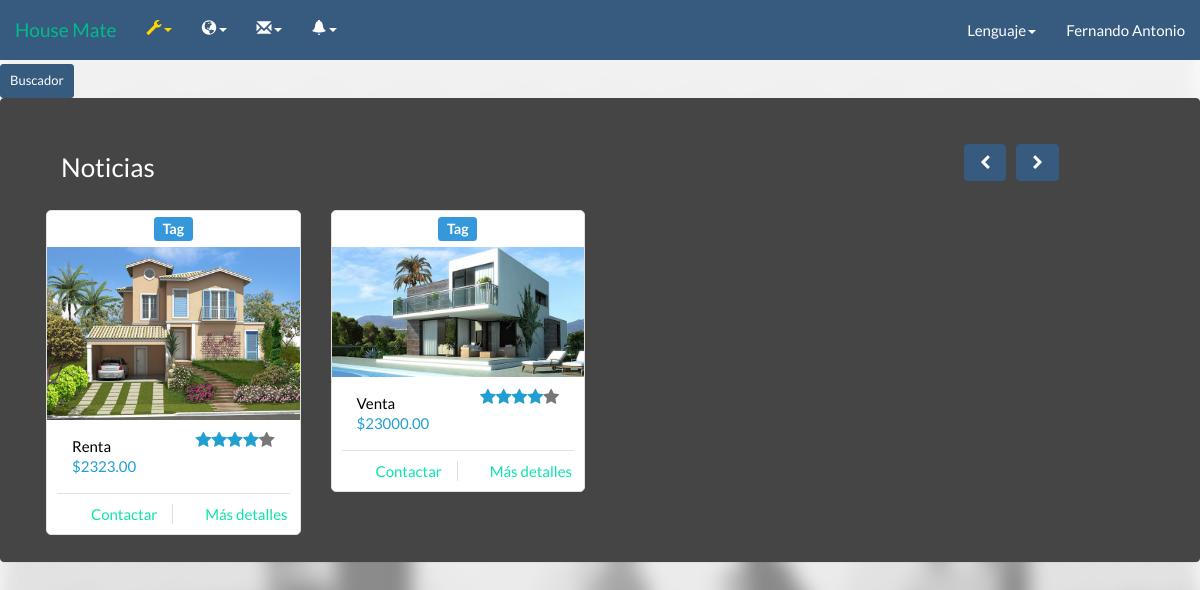
Page /HouseMate2_2/adminhomepage.php (signed in) on the committed database.
### tables this page shows
CREATE TABLE IF NOT EXISTS `inmueble` (
  `IdInmueble` varchar(5) NOT NULL,
  `Dueno` varchar(5) DEFAULT NULL,
  `Direccion` varchar(140) NOT NULL,
  `Descripcion` varchar(140) NOT NULL,
  `VentaRenta` int(1) NOT NULL,
  `Tipopropiedad` int(1) NOT NULL,
  `Precio` varchar(20) NOT NULL,
  `Imagen` varchar(100) NOT NULL,
  `DescDire` text
);

### HouseMate2_2/Call/Lenguaje/Idiomas/langes.php (called while the page is built, shortened)
<?php
$lang = array();
$lang['Need'] = "No tengo cuenta";
$lang['Page_title'] = 'House Mate';
$lang['Cuenta'] = 'Registrarse';
$lang['Acerca'] = 'Acerca de';
$lang['Config'] = 'Configuración';
$lang['Informacion'] = 'Información';
$lang['Solicitud'] = "Solicitud";
$lang['Status'] = "Estado";
$lang['Mision'] = 'Misi&oacute;n';
$lang['Mision1'] = 'Ofrecer a nuestros visitantes y usuarios afiliados un medio de interacción entre vendedores y compradores facilitando la venta y/o renta de inmuebles brindando calidad en los inmuebles, veracidad de información  y seguridad en las transacciones.';
$lang['Vision'] = 'Visi&oacute;n';
$lang['Vision1'] = 'Trascender en el mercado salvadoreño cambiando la forma en que realizamos las transacciones en línea, mediante una plataforma dedicada exclusivamente en la venta y/o renta de inmuebles de cualquier tipo  y a su promoción entre los usuarios de la plataforma y con los visitantes de esta.';
$lang['QueEs'] = '¿Qué es House Mate?';
$lang['QueEs1'] = 'House Mate es una plataforma web que permite la difusión y promoción de inmuebles para su venta y renta entre los usuarios que interactúan dentro de la aplicación web. Para ello los visitantes tienen la opción de registrarse gratuitamente a la plataforma para gozar de nuestros servicios.';
$lang['edit'] = "Editar";
$lang['Institucion'] = 'Mas sobre la institucion';
$lang['Contactenos'] = 'Cont&aacute;ctenos';
$lang['Novedades'] = 'Novedades';
$lang['Iniciar-Sesion'] = 'Iniciar Sesi&oacute;n';
$lang['Correo'] = 'Correo';
$lang['Contra'] = 'Contrase&ntilde;a';
$lang['Crear-Cuenta'] = 'Crear Cuenta';
$lang['Nombre'] = 'Nombre';
$lang['Apellido'] = 'Apellido';
$lang['Fecha-Nac'] = 'Fecha de Nacimiento';
$lang['Confirmar'] = 'Confirmar contraseña';
$lang['Inicio'] = 'Inicio';
$lang['Perfil'] = 'Perfil';
$lang['Mantenimiento'] = 'Mantenimientos';
$lang['Clientes'] = 'Clientes';
$lang['Inmuebles'] = 'Inmuebles';
$lang['Empresa'] = "Empresa";
$lang['EmpresaN'] = "Nueva empresa";
$lang['EmpresaS'] = "Solicitudes de la empresa";
$lang['Social'] = "Social";
$lang['Idioma'] = 'Lenguaje';
$lang['Cerrar-Sesion'] = 'Cerrar Sesi&oacute;n';
$lang['contra'] = "Contraseña";
$lang['Mostrar'] = "Mostrar";
$lang['Crear-Usuario'] = 'Crear usuario';
$lang['Ver-Usuario'] = 'Ver usuarios';
$lang['Modificar-Usuario'] = 'Modificar usuario';
$lang['Eliminar-Usuario'] = 'Eliminar usuario';
$lang['Codigo'] = 'Código';
$lang['Modificar'] = 'Modificar';
$lang['Eliminar'] = 'Eliminar';
$lang['Contra-reset'] = "Reiniciar contraseña";
$lang['Crear-Inmuebles'] = 'Crear Inmuebles';
$lang['Ver-Inmuebles'] = 'Mostrar Inmuebles';
$lang['Modificar-Inmuebles'] = 'Modificar Inmuebles';
$lang['Eliminar-Inmuebles'] = 'Eliminar Inmuebles';
$lang['Eliminares'] = "Eliminar";
$lang['oldp'] = "Contraseña actual";
$lang['newp'] = "Nueva contraseña";
$lang['Offer'] = "Ofertar";
$lang['miembros'] = "Miembros";
$lang['Existe'] = "Usuario erróneo o contraseña incorrecta";
$lang['Usuario'] = "Usuario";
$lang['Usuarios'] = "Usuarios";
?>

### HouseMate2_2/Call/housein.php (the view, shortened to what this page needs)
<?php
$quero = "SELECT * FROM inmueble ORDER BY IdInmueble DESC LIMIT 8";
$cs = mysql_query($quero);
$count = 0;
while($row=mysql_fetch_array($cs))
{
	switch($count)
	{
		case 0:
			echo "<div class='item active'><div class='row'>";
		break;
	}
	$var = "";
switch($row['VentaRenta'])
{
	case 1:
	$var = $lang['Renta'];
	break;
	case 2:
	$var = $lang['Venta'];
	break;
}
echo "<div class='col-sm-3'>
		<div class='col-item'>
			<h4 class='text-center'><span class='label label-info'>Tag</span></h4>
				<div class='photo'>
					<img src='".$row['Imagen']."' class='limitante img-responsive' alt='a' />
				</div>
				<div class='info'>
					<div class='row'>
						<div class='price col-md-6'>
							<h5>
								$var</h5>
							<h5 class='price-text-color'>
								$".$row['Precio'].".00</h5>
						</div>
						<div class='rating hidden-sm col-md-6'>
							<i class='price-text-color fa fa-star'></i><i class='price-text-color fa fa-star'>
							</i><i class='price-text-color fa fa-star'></i><i class='price-text-color fa fa-star'>
							</i><i class='fa fa-star'></i>
						</div>
					</div>
					<div class='separator clear-left'>
						<p class='btn-add'>
							<i class='fa fa-shopping-cart'></i><a href='dueno.php?IdUsuario=".$row['Dueno']."' class='hidden-sm'>".$lang['Ca1']."</a></p>
						<p class='btn-details'>
							<i class='fa fa-list'></i><a href='inmueble.php?IdInmueble=".$row['IdInmueble']."&tip=".$_SESSION['tip']."' class='hidden-sm'>".$lang['Ca2']."</a></p>
					</div>
					<div class='clearfix'>
					</div>
				</div>
			</div>
		</div>";
		$count++;
}
?>

### HouseMate2_2/adminhomepage.php (shortened to what this page needs)
<?php
    echo("
    <link href='css/bootstrap.min.css' rel='stylesheet'/>
<meta charset=utf-8 />
    ");
	if(isset($_SESSION['tip'])){
if(isset($_SESSION['tip'])){
		switch($_SESSION['tip'])
		{
			case 1:
			include("Header/barranav2.php");
			break;
		}
	}
}
?>
<head>
   <link href='css/bootstrap.min.css' rel='stylesheet'/>
	<link href='css/appeal.css' rel='stylesheet'/>
	<link href='css/intro.css' rel='stylesheet'/>
	<link href="css/bootstrap-table.css" rel="stylesheet">
</head>
<body id="intro">
<a class="btn btn-sm btn-primary" href="quick.php"><?php echo $lang['quick'] ?></a>
<div class="panel panel-default">
    <div class="panel-heading">
        <div class="panel-body">
                <div class="row">
				<div class="col-md-8">
				 <ol class="breadcrumb bread-primary breadnomargin">
				<li><a><h3><?php echo $lang['noticias'] ?><h3></a></li>
				</ol>
                   </div>
                    <div class="col-md-3">
                        <div class="controls pull-right hidden-xs">
                            <a class="left fa fa-chevron-left btn btn-primary" href="#carousel-example"
                                data-slide="prev"></a><a class="right fa fa-chevron-right btn btn-primary" href="#carousel-example"
                                    data-slide="next"></a>
                        </div>
                    </div>
                </div>
                <div id="carousel-example" class="carousel slide hidden-xs" data-ride="carousel">
                    <div class="carousel-inner">
                    <?php
                    include ('Call/housein.php');
                    ?>
                    </div>
                </div>
        </div>
    </div>
</div>
</div>
</body>

### HouseMate2_2/Header/barranav2.php (shortened to what this page needs)
<link href='css/intro.css' rel='stylesheet'/>
<form method="post" class="comewithme" >
<nav class="navbar navbar-default navbar-fixed-top">
  <div class="container-fluid">
    <div class="navbar-header">
      <a class="navbar-brand" href="adminHomepage.php">House Mate</a>
    </div>
    <?php
require ("Call/Lenguaje/lenguaje.php");
          ?>
    <div class="collapse navbar-collapse" id="bs-example-navbar-collapse-1">
      <ul class="nav navbar-nav">
        <li class="dropdown">
          <a href="#" class="dropdown-toggle" data-toggle="dropdown" role="button" aria-expanded="false"><span class="glyphicon glyphicon-wrench mantenimien" aria-hidden="true"></span><span class="caret mantenimien"></span></a>
        </li>
        <li class="dropdown">
        <a href="#" class="dropdown-toggle" data-toggle="dropdown" role="button" aria-expanded="false"><span class="glyphicon glyphicon-globe" aria-hidden="true"></span><span class="caret"></span></a>
        </li>
        <li class="dropdown">
            <a href="#" class="dropdown-toggle" data-toggle="dropdown" role="button" aria-expanded="false"><span class="glyphicon glyphicon-envelope" aria-hidden="true"></span><span class="caret"></span></a>
        </li>
        <li class="dropdown">
        <a href="#" class="dropdown-toggle" data-toggle="dropdown" role="button" aria-expanded="false"><span class="glyphicon glyphicon-bell" aria-hidden="true"></span><span class="caret"></span></a>
        </li>
      </ul>
      <ul class="nav navbar-nav navbar-right">
          <li class="dropdown">
            <a href="#" class="dropdown-toggle" data-toggle="dropdown" role="button" aria-expanded="false"><?php echo($lang['Idioma']);?><span class="caret"></span></a>
        </li>
          <li class="dropdown">
                <a href="#" class="dropdown-toggle" data-toggle="dropdown" role="button" aria-expanded="false"><?php include ('namae.php') ?> </a>
          </li>
      </ul>
    </div>
  </div>
</nav>
 </form>

### HouseMate2_2/namae.php
<?php
echo $_SESSION['user'];
?>

### HouseMate2_2/css/intro.css (style rules this page uses)
.mantenimien { color: gold; }
#intro { font-family: "Lato","Helvetica Neue",Helvetica,Arial,sans-serif; font-size: 15px; line-height: 1.42857143; height: 100%; }
#intro:before { position:fixed; z-index: -1; background: url(http://www.permanenttrust.co.za/wp-content/uploads/2014/08/property-news-img3.jpg) no-repeat; background-size: cover; }

### HouseMate2_2/css/appeal.css (style rules this page uses)
.col-item { border: 1px solid #E1E1E1; border-radius: 5px; background: #FFF; }
.col-item .photo img { margin: 0 auto; width: 100%; }
.col-item .info { padding: 10px; border-radius: 0 0 5px 5px; margin-top: 1px; }
.col-item .price { float: left; margin-top: 5px; }
.col-item .price h5 { line-height: 20px; margin: 0; }
.col-item .price h5:first-child { color:black; }
.price-text-color { color: #219FD1; }
.col-item .info .rating { color: #777; }
.col-item .rating { float: left; font-size: 17px; text-align: right; line-height: 52px; margin-bottom: 10px; height: 52px; }
.col-item .separator { border-top: 1px solid #E1E1E1; }
.clear-left { clear: left; }
.col-item .separator p { line-height: 20px; margin-bottom: 0; margin-top: 10px; text-align: center; }
.col-item .separator p i { margin-right: 5px; }
.col-item .btn-add { width: 50%; float: left; }
.col-item .btn-add { border-right: 1px solid #E1E1E1; }
.col-item .btn-details { width: 50%; float: left; padding-left: 10px; }
.controls { margin-top: 20px; }
[data-slide="prev"] { margin-right: 10px; }

### rows in the picture
inmueble: Imagen (picture), var "Renta", Precio "2323"
inmueble: Imagen (picture), var "Venta", Precio "23000"

### other values in the picture
$lang['Idioma'] "Lenguaje"
$_SESSION['user'] "Fernando Antonio"
$lang['quick'] "Buscador"
$lang['noticias'] "Noticias"
